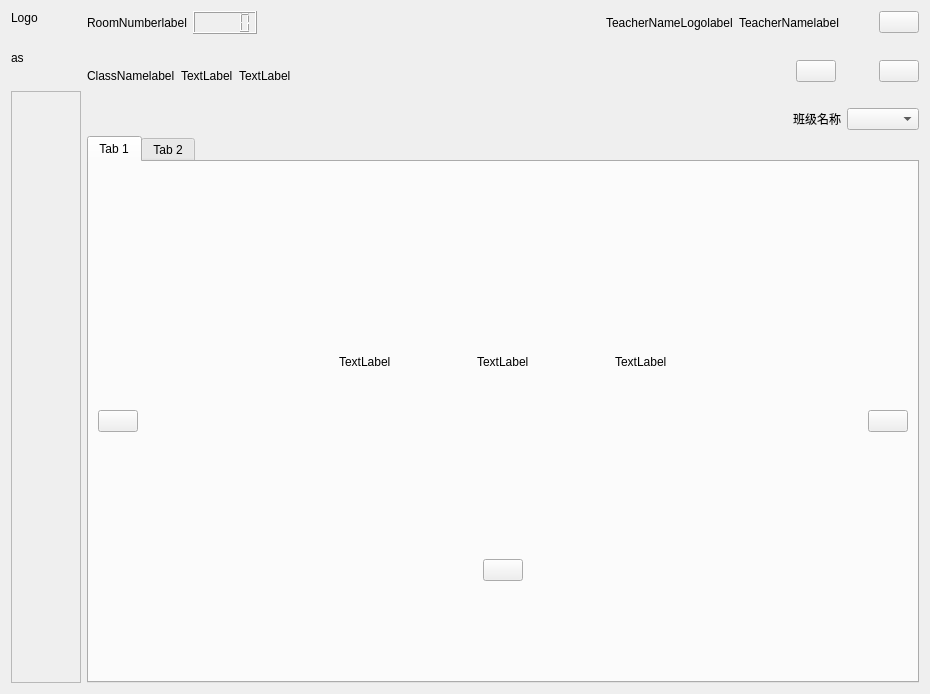
<?xml version="1.0" encoding="UTF-8"?>
<ui version="4.0">
 <class>TeacherForm</class>
 <widget class="QWidget" name="TeacherForm">
  <property name="geometry">
   <rect>
    <x>0</x>
    <y>0</y>
    <width>930</width>
    <height>694</height>
   </rect>
  </property>
  <property name="windowTitle">
   <string>Form</string>
  </property>
  <layout class="QGridLayout" name="gridLayout">
   <item row="3" column="1">
    <layout class="QHBoxLayout" name="horizontalLayout_3">
     <item>
      <widget class="QLabel" name="ClassNamelTitletabel">
       <property name="text">
        <string>ClassNamelabel</string>
       </property>
      </widget>
     </item>
     <item>
      <widget class="QLabel" name="ClassNameLogolabel">
       <property name="text">
        <string>TextLabel</string>
       </property>
      </widget>
     </item>
     <item>
      <widget class="QLabel" name="ClassNamelabel">
       <property name="text">
        <string>TextLabel</string>
       </property>
      </widget>
     </item>
     <item>
      <spacer name="horizontalSpacer_4">
       <property name="orientation">
        <enum>Qt::Horizontal</enum>
       </property>
       <property name="sizeHint" stdset="0">
        <size>
         <width>40</width>
         <height>20</height>
        </size>
       </property>
      </spacer>
     </item>
    </layout>
   </item>
   <item row="0" column="0" rowspan="6">
    <layout class="QVBoxLayout" name="verticalLayout">
     <item>
      <widget class="QLabel" name="Logolabel">
       <property name="text">
        <string>Logo</string>
       </property>
      </widget>
     </item>
     <item>
      <spacer name="horizontalSpacer_18">
       <property name="orientation">
        <enum>Qt::Horizontal</enum>
       </property>
       <property name="sizeHint" stdset="0">
        <size>
         <width>40</width>
         <height>20</height>
        </size>
       </property>
      </spacer>
     </item>
     <item>
      <widget class="QLabel" name="TeacherVMStatuslabel">
       <property name="text">
        <string>as</string>
       </property>
      </widget>
     </item>
     <item>
      <spacer name="horizontalSpacer_19">
       <property name="orientation">
        <enum>Qt::Horizontal</enum>
       </property>
       <property name="sizeHint" stdset="0">
        <size>
         <width>40</width>
         <height>20</height>
        </size>
       </property>
      </spacer>
     </item>
     <item>
      <widget class="QScrollArea" name="TeacherscrollArea">
       <property name="widgetResizable">
        <bool>true</bool>
       </property>
       <widget class="QWidget" name="Teacher_scrollAreaWidgetContents">
        <property name="geometry">
         <rect>
          <x>0</x>
          <y>0</y>
          <width>68</width>
          <height>572</height>
         </rect>
        </property>
       </widget>
      </widget>
     </item>
    </layout>
   </item>
   <item row="0" column="1" colspan="3">
    <layout class="QHBoxLayout" name="horizontalLayout_2">
     <item>
      <widget class="QLabel" name="RoomNumberlabel">
       <property name="text">
        <string>RoomNumberlabel</string>
       </property>
      </widget>
     </item>
     <item>
      <widget class="QLCDNumber" name="TimelcdNumber"/>
     </item>
     <item>
      <spacer name="horizontalSpacer_22">
       <property name="orientation">
        <enum>Qt::Horizontal</enum>
       </property>
       <property name="sizeHint" stdset="0">
        <size>
         <width>40</width>
         <height>20</height>
        </size>
       </property>
      </spacer>
     </item>
     <item>
      <spacer name="horizontalSpacer_25">
       <property name="orientation">
        <enum>Qt::Horizontal</enum>
       </property>
       <property name="sizeHint" stdset="0">
        <size>
         <width>40</width>
         <height>20</height>
        </size>
       </property>
      </spacer>
     </item>
     <item>
      <spacer name="horizontalSpacer_26">
       <property name="orientation">
        <enum>Qt::Horizontal</enum>
       </property>
       <property name="sizeHint" stdset="0">
        <size>
         <width>40</width>
         <height>20</height>
        </size>
       </property>
      </spacer>
     </item>
     <item>
      <spacer name="horizontalSpacer_30">
       <property name="orientation">
        <enum>Qt::Horizontal</enum>
       </property>
       <property name="sizeHint" stdset="0">
        <size>
         <width>40</width>
         <height>20</height>
        </size>
       </property>
      </spacer>
     </item>
     <item>
      <spacer name="horizontalSpacer_33">
       <property name="orientation">
        <enum>Qt::Horizontal</enum>
       </property>
       <property name="sizeHint" stdset="0">
        <size>
         <width>40</width>
         <height>20</height>
        </size>
       </property>
      </spacer>
     </item>
     <item>
      <spacer name="horizontalSpacer_28">
       <property name="orientation">
        <enum>Qt::Horizontal</enum>
       </property>
       <property name="sizeHint" stdset="0">
        <size>
         <width>40</width>
         <height>20</height>
        </size>
       </property>
      </spacer>
     </item>
     <item>
      <spacer name="horizontalSpacer_31">
       <property name="orientation">
        <enum>Qt::Horizontal</enum>
       </property>
       <property name="sizeHint" stdset="0">
        <size>
         <width>40</width>
         <height>20</height>
        </size>
       </property>
      </spacer>
     </item>
     <item>
      <spacer name="horizontalSpacer_32">
       <property name="orientation">
        <enum>Qt::Horizontal</enum>
       </property>
       <property name="sizeHint" stdset="0">
        <size>
         <width>40</width>
         <height>20</height>
        </size>
       </property>
      </spacer>
     </item>
     <item>
      <spacer name="horizontalSpacer_23">
       <property name="orientation">
        <enum>Qt::Horizontal</enum>
       </property>
       <property name="sizeHint" stdset="0">
        <size>
         <width>40</width>
         <height>20</height>
        </size>
       </property>
      </spacer>
     </item>
     <item>
      <spacer name="horizontalSpacer_3">
       <property name="orientation">
        <enum>Qt::Horizontal</enum>
       </property>
       <property name="sizeHint" stdset="0">
        <size>
         <width>40</width>
         <height>20</height>
        </size>
       </property>
      </spacer>
     </item>
     <item>
      <layout class="QHBoxLayout" name="horizontalLayout">
       <item>
        <widget class="QLabel" name="TeacherNameLogolabel">
         <property name="text">
          <string>TeacherNameLogolabel</string>
         </property>
        </widget>
       </item>
       <item>
        <widget class="QLabel" name="TeacherNamelabel">
         <property name="text">
          <string>TeacherNamelabel</string>
         </property>
        </widget>
       </item>
      </layout>
     </item>
     <item>
      <spacer name="horizontalSpacer_21">
       <property name="orientation">
        <enum>Qt::Horizontal</enum>
       </property>
       <property name="sizeHint" stdset="0">
        <size>
         <width>40</width>
         <height>20</height>
        </size>
       </property>
      </spacer>
     </item>
     <item>
      <widget class="QPushButton" name="BackpushButton">
       <property name="text">
        <string/>
       </property>
      </widget>
     </item>
    </layout>
   </item>
   <item row="1" column="1" rowspan="2" colspan="3">
    <spacer name="horizontalSpacer">
     <property name="orientation">
      <enum>Qt::Horizontal</enum>
     </property>
     <property name="sizeHint" stdset="0">
      <size>
       <width>789</width>
       <height>20</height>
      </size>
     </property>
    </spacer>
   </item>
   <item row="3" column="3" rowspan="2">
    <layout class="QVBoxLayout" name="verticalLayout_3">
     <item>
      <layout class="QHBoxLayout" name="horizontalLayout_4">
       <item>
        <spacer name="horizontalSpacer_7">
         <property name="orientation">
          <enum>Qt::Horizontal</enum>
         </property>
         <property name="sizeHint" stdset="0">
          <size>
           <width>40</width>
           <height>20</height>
          </size>
         </property>
        </spacer>
       </item>
       <item>
        <spacer name="horizontalSpacer_8">
         <property name="orientation">
          <enum>Qt::Horizontal</enum>
         </property>
         <property name="sizeHint" stdset="0">
          <size>
           <width>40</width>
           <height>20</height>
          </size>
         </property>
        </spacer>
       </item>
       <item>
        <spacer name="horizontalSpacer_20">
         <property name="orientation">
          <enum>Qt::Horizontal</enum>
         </property>
         <property name="sizeHint" stdset="0">
          <size>
           <width>40</width>
           <height>20</height>
          </size>
         </property>
        </spacer>
       </item>
       <item>
        <spacer name="horizontalSpacer_6">
         <property name="orientation">
          <enum>Qt::Horizontal</enum>
         </property>
         <property name="sizeHint" stdset="0">
          <size>
           <width>40</width>
           <height>20</height>
          </size>
         </property>
        </spacer>
       </item>
       <item>
        <widget class="QPushButton" name="StartSelfpushButton"/>
       </item>
       <item>
        <spacer name="horizontalSpacer_5">
         <property name="orientation">
          <enum>Qt::Horizontal</enum>
         </property>
         <property name="sizeHint" stdset="0">
          <size>
           <width>40</width>
           <height>20</height>
          </size>
         </property>
        </spacer>
       </item>
       <item>
        <widget class="QPushButton" name="ClassOverpushButton"/>
       </item>
      </layout>
     </item>
     <item>
      <spacer name="horizontalSpacer_24">
       <property name="orientation">
        <enum>Qt::Horizontal</enum>
       </property>
       <property name="sizeHint" stdset="0">
        <size>
         <width>40</width>
         <height>20</height>
        </size>
       </property>
      </spacer>
     </item>
     <item>
      <layout class="QHBoxLayout" name="horizontalLayout_5">
       <item>
        <spacer name="horizontalSpacer_9">
         <property name="orientation">
          <enum>Qt::Horizontal</enum>
         </property>
         <property name="sizeHint" stdset="0">
          <size>
           <width>40</width>
           <height>20</height>
          </size>
         </property>
        </spacer>
       </item>
       <item>
        <widget class="QLabel" name="SetClassNamelabel">
         <property name="text">
          <string>班级名称</string>
         </property>
        </widget>
       </item>
       <item>
        <widget class="QComboBox" name="ClsaaNamecomboBox">
         <property name="sizePolicy">
          <sizepolicy hsizetype="Preferred" vsizetype="Fixed">
           <horstretch>0</horstretch>
           <verstretch>0</verstretch>
          </sizepolicy>
         </property>
        </widget>
       </item>
      </layout>
     </item>
    </layout>
   </item>
   <item row="5" column="1" colspan="3">
    <widget class="QTabWidget" name="ClasstabWidget">
     <property name="currentIndex">
      <number>0</number>
     </property>
     <widget class="QWidget" name="tab">
      <attribute name="title">
       <string>Tab 1</string>
      </attribute>
      <layout class="QGridLayout" name="gridLayout_2">
       <item row="0" column="0">
        <widget class="QPushButton" name="LeftpushButton">
         <property name="text">
          <string/>
         </property>
        </widget>
       </item>
       <item row="0" column="3">
        <layout class="QVBoxLayout" name="verticalLayout_4">
         <item>
          <spacer name="verticalSpacer_2">
           <property name="orientation">
            <enum>Qt::Vertical</enum>
           </property>
           <property name="sizeHint" stdset="0">
            <size>
             <width>20</width>
             <height>40</height>
            </size>
           </property>
          </spacer>
         </item>
         <item>
          <spacer name="verticalSpacer_5">
           <property name="orientation">
            <enum>Qt::Vertical</enum>
           </property>
           <property name="sizeHint" stdset="0">
            <size>
             <width>20</width>
             <height>40</height>
            </size>
           </property>
          </spacer>
         </item>
         <item>
          <layout class="QHBoxLayout" name="horizontalLayout_7">
           <item>
            <widget class="QLabel" name="ClassNamelabel_1">
             <property name="text">
              <string>TextLabel</string>
             </property>
            </widget>
           </item>
           <item>
            <spacer name="horizontalSpacer_34">
             <property name="orientation">
              <enum>Qt::Horizontal</enum>
             </property>
             <property name="sizeHint" stdset="0">
              <size>
               <width>40</width>
               <height>20</height>
              </size>
             </property>
            </spacer>
           </item>
           <item>
            <spacer name="horizontalSpacer_27">
             <property name="orientation">
              <enum>Qt::Horizontal</enum>
             </property>
             <property name="sizeHint" stdset="0">
              <size>
               <width>40</width>
               <height>20</height>
              </size>
             </property>
            </spacer>
           </item>
           <item>
            <widget class="QLabel" name="ClassNamelabel_2">
             <property name="text">
              <string>TextLabel</string>
             </property>
            </widget>
           </item>
           <item>
            <spacer name="horizontalSpacer_35">
             <property name="orientation">
              <enum>Qt::Horizontal</enum>
             </property>
             <property name="sizeHint" stdset="0">
              <size>
               <width>40</width>
               <height>20</height>
              </size>
             </property>
            </spacer>
           </item>
           <item>
            <spacer name="horizontalSpacer_29">
             <property name="orientation">
              <enum>Qt::Horizontal</enum>
             </property>
             <property name="sizeHint" stdset="0">
              <size>
               <width>40</width>
               <height>20</height>
              </size>
             </property>
            </spacer>
           </item>
           <item>
            <widget class="QLabel" name="ClassNamelabel_3">
             <property name="text">
              <string>TextLabel</string>
             </property>
            </widget>
           </item>
          </layout>
         </item>
         <item>
          <spacer name="verticalSpacer">
           <property name="orientation">
            <enum>Qt::Vertical</enum>
           </property>
           <property name="sizeHint" stdset="0">
            <size>
             <width>20</width>
             <height>40</height>
            </size>
           </property>
          </spacer>
         </item>
         <item>
          <spacer name="verticalSpacer_4">
           <property name="orientation">
            <enum>Qt::Vertical</enum>
           </property>
           <property name="sizeHint" stdset="0">
            <size>
             <width>20</width>
             <height>40</height>
            </size>
           </property>
          </spacer>
         </item>
         <item>
          <layout class="QHBoxLayout" name="horizontalLayout_8">
           <item>
            <spacer name="horizontalSpacer_13">
             <property name="orientation">
              <enum>Qt::Horizontal</enum>
             </property>
             <property name="sizeHint" stdset="0">
              <size>
               <width>40</width>
               <height>20</height>
              </size>
             </property>
            </spacer>
           </item>
           <item>
            <widget class="QPushButton" name="ClassBeginpushButton">
             <property name="text">
              <string/>
             </property>
            </widget>
           </item>
           <item>
            <spacer name="horizontalSpacer_14">
             <property name="orientation">
              <enum>Qt::Horizontal</enum>
             </property>
             <property name="sizeHint" stdset="0">
              <size>
               <width>40</width>
               <height>20</height>
              </size>
             </property>
            </spacer>
           </item>
          </layout>
         </item>
         <item>
          <spacer name="verticalSpacer_3">
           <property name="orientation">
            <enum>Qt::Vertical</enum>
           </property>
           <property name="sizeHint" stdset="0">
            <size>
             <width>20</width>
             <height>40</height>
            </size>
           </property>
          </spacer>
         </item>
        </layout>
       </item>
       <item row="0" column="6">
        <widget class="QPushButton" name="RightpushButton">
         <property name="text">
          <string/>
         </property>
        </widget>
       </item>
       <item row="0" column="4">
        <spacer name="horizontalSpacer_15">
         <property name="orientation">
          <enum>Qt::Horizontal</enum>
         </property>
         <property name="sizeHint" stdset="0">
          <size>
           <width>40</width>
           <height>20</height>
          </size>
         </property>
        </spacer>
       </item>
       <item row="0" column="2">
        <spacer name="horizontalSpacer_16">
         <property name="orientation">
          <enum>Qt::Horizontal</enum>
         </property>
         <property name="sizeHint" stdset="0">
          <size>
           <width>40</width>
           <height>20</height>
          </size>
         </property>
        </spacer>
       </item>
       <item row="0" column="1">
        <spacer name="horizontalSpacer_10">
         <property name="orientation">
          <enum>Qt::Horizontal</enum>
         </property>
         <property name="sizeHint" stdset="0">
          <size>
           <width>40</width>
           <height>20</height>
          </size>
         </property>
        </spacer>
       </item>
       <item row="0" column="5">
        <spacer name="horizontalSpacer_11">
         <property name="orientation">
          <enum>Qt::Horizontal</enum>
         </property>
         <property name="sizeHint" stdset="0">
          <size>
           <width>40</width>
           <height>20</height>
          </size>
         </property>
        </spacer>
       </item>
      </layout>
     </widget>
     <widget class="QWidget" name="tab_2">
      <attribute name="title">
       <string>Tab 2</string>
      </attribute>
      <layout class="QGridLayout" name="gridLayout_3">
       <item row="0" column="0">
        <widget class="QScrollArea" name="TerminalscrollArea">
         <property name="widgetResizable">
          <bool>true</bool>
         </property>
         <widget class="QWidget" name="Student_scrollAreaWidgetContents">
          <property name="geometry">
           <rect>
            <x>0</x>
            <y>0</y>
            <width>810</width>
            <height>468</height>
           </rect>
          </property>
         </widget>
        </widget>
       </item>
      </layout>
     </widget>
    </widget>
   </item>
   <item row="3" column="2">
    <spacer name="horizontalSpacer_2">
     <property name="orientation">
      <enum>Qt::Horizontal</enum>
     </property>
     <property name="sizeHint" stdset="0">
      <size>
       <width>40</width>
       <height>20</height>
      </size>
     </property>
    </spacer>
   </item>
  </layout>
 </widget>
 <resources/>
 <connections/>
</ui>
